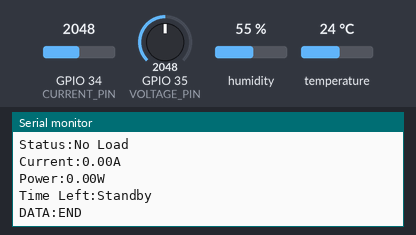
Bench run of a sketch on a simulated ESP32. Shown: the last lines printed to the serial monitor. The test bench sets the inputs (shaded band); at power-on: GPIO 34 (CURRENT_PIN) = 2048, temperature 24 °C, GPIO 35 (VOLTAGE_PIN) = 2048, humidity 55 % (analog values on the 0–4095 scale).

Above: at 6.5 s.
6.6 s: GPIO 34 (CURRENT_PIN) set to 2866
At 8.2 s:
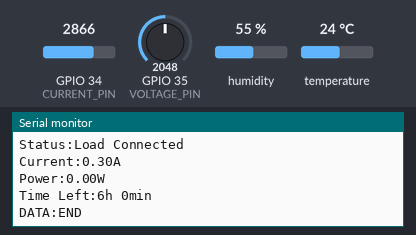
9.9 s: temperature set to 19 °C
11.4 s: GPIO 35 (VOLTAGE_PIN) set to 122
At 12.1 s:
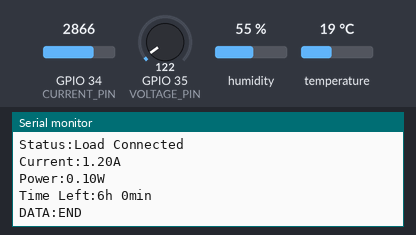
Timing chart, 0 to 13.9 s (numbered marks = the images above; inputs shaded):
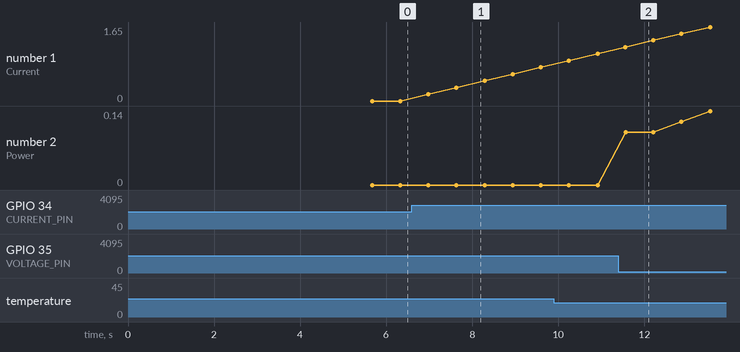

The sketch:

battery_monitor.ino.ino
```cpp
/*
=========================================================
FINAL SMART BATTERY SYSTEM (ULTIMATE STABLE VERSION)

✔ Voltage stabilized (filter + spike reject)
✔ Current stabilized (no freeze + smart limit)
✔ Realistic time calculation
✔ Fast response (300ms)
✔ Dashboard format unchanged
=========================================================
*/

#include <DHT.h>

// ---------------- DHT11 ----------------
#define DHTPIN 4
#define DHTTYPE DHT11
DHT dht(DHTPIN, DHTTYPE);

// ---------------- PINS ----------------
#define CURRENT_PIN 34
#define VOLTAGE_PIN 35

// ------------ BATTERY SETTINGS --------
float batteryCapacity_mAh = 2200.0;

// 🔥 CALIBRATED VOLTAGE MULTIPLIER
float voltageMultiplier = 6.38;

// ------------ CURRENT SENSOR ----------
float zero = 0;
float sensitivity = 0.185;
float filteredCurrent = 0;
float alpha = 0.25;   // slightly faster response

// ------------ VOLTAGE FILTER ----------
float filteredVoltage = 0;
float vAlpha = 0.08;

// ------------ TIME STABILITY ----------
float avgCurrent = 0;
float timeAlpha = 0.05;

// =====================================
void setup() {

  Serial.begin(115200);
  delay(2000);

  dht.begin();

  analogReadResolution(12);
  analogSetPinAttenuation(CURRENT_PIN, ADC_11db);
  analogSetPinAttenuation(VOLTAGE_PIN, ADC_11db);

  Serial.println("SYSTEM:STARTING");
  delay(3000);

  calibrateZero();

  Serial.println("SYSTEM:READY\n");
}

// =====================================
void loop() {

  float current = getCurrent();
  float batteryVoltage = getVoltage();

  float temperature = dht.readTemperature();
  if (isnan(temperature)) temperature = 0;

  Serial.println("DATA:START");

  Serial.print("Temperature:");
  Serial.print(temperature);
  Serial.println("C");

  Serial.print("Voltage:");
  Serial.print(batteryVoltage, 2);
  Serial.println("V");

  // -------- NO LOAD ----------
  if (current < 0.10) {

    Serial.println("Status:No Load");

    Serial.print("Current:");
    Serial.print(current, 2);
    Serial.println("A");

    Serial.println("Power:0.00W");
    Serial.println("Time Left:Standby");
  }

  // -------- LOAD ----------
  else {

    Serial.println("Status:Load Connected");

    avgCurrent =
        timeAlpha * current +
        (1 - timeAlpha) * avgCurrent;

    float demoCurrent = avgCurrent;

    // 🔥 prevent unrealistic low current
    if (demoCurrent < 0.30)
      demoCurrent = 0.30;

    float power = batteryVoltage * demoCurrent;

    float hoursLeft =
        (batteryCapacity_mAh / 1000.0) / demoCurrent;

    // 🔥 cap unrealistic time
    if (hoursLeft > 6)
      hoursLeft = 6;

    Serial.print("Current:");
    Serial.print(current, 2);
    Serial.println("A");

    Serial.print("Power:");
    Serial.print(power, 2);
    Serial.println("W");

    int hr = (int)hoursLeft;
    int mn = (hoursLeft - hr) * 60;

    Serial.print("Time Left:");
    Serial.print(hr);
    Serial.print("h ");
    Serial.print(mn);
    Serial.println("min");
  }

  Serial.println("DATA:END\n");

  delay(300);
}

// =====================================
// 🔋 STABLE VOLTAGE FUNCTION
// =====================================
float getVoltage() {

  float adc = readAverageADC(VOLTAGE_PIN, 800);

  if (adc < 5) return 0;

  float sensorVoltage = adc * 3.3 / 4095.0;
  float rawVoltage = sensorVoltage * voltageMultiplier;

  // 🔥 reject spikes
  if (rawVoltage < 2.5 || rawVoltage > 4.5)
    rawVoltage = filteredVoltage;

  // 🔥 smoothing
  filteredVoltage =
      vAlpha * rawVoltage +
      (1 - vAlpha) * filteredVoltage;

  return filteredVoltage;
}

// =====================================
// ⚡ SMART CURRENT FUNCTION (FINAL FIX)
// =====================================
float getCurrent() {

  float adc = readAverageADC(CURRENT_PIN, 300);
  float voltage = adc * 3.3 / 4095.0;

  float rawCurrent = (voltage - zero) / sensitivity;
  rawCurrent = abs(rawCurrent);

  // 🔥 remove small noise
  if (rawCurrent < 0.10)
    rawCurrent = 0;

  // 🔥 smart step limiter (NO FREEZE)
  float maxStep = 0.6;

  if (rawCurrent > filteredCurrent + maxStep)
    rawCurrent = filteredCurrent + maxStep;

  if (rawCurrent < filteredCurrent - maxStep)
    rawCurrent = filteredCurrent - maxStep;

  // 🔥 smoothing
  filteredCurrent =
      alpha * rawCurrent +
      (1 - alpha) * filteredCurrent;

  return filteredCurrent;
}

// =====================================
void calibrateZero() {

  long sum = 0;

  for (int i = 0; i < 1000; i++) {
    sum += analogRead(CURRENT_PIN);
    delayMicroseconds(200);
  }

  float avgADC = sum / 1000.0;

  zero = avgADC * 3.3 / 4095.0;
}

// =====================================
float readAverageADC(int pin, int samples) {

  long total = 0;

  for (int i = 0; i < samples; i++) {
    total += analogRead(pin);
    delayMicroseconds(200);
  }

  return total / (float)samples;
}
```

Measured:
- after the input at 6.6 s, the serial monitor: prints a new line after 0.38 s (image 1)
- after the input at 11.4 s, the serial monitor: prints a new line after 0.16 s (image 2)
- plotted number 1: 0 → 0.75 after the input at 6.6 s
- plotted number 2: 0 → 0.14 after the input at 11.4 s
